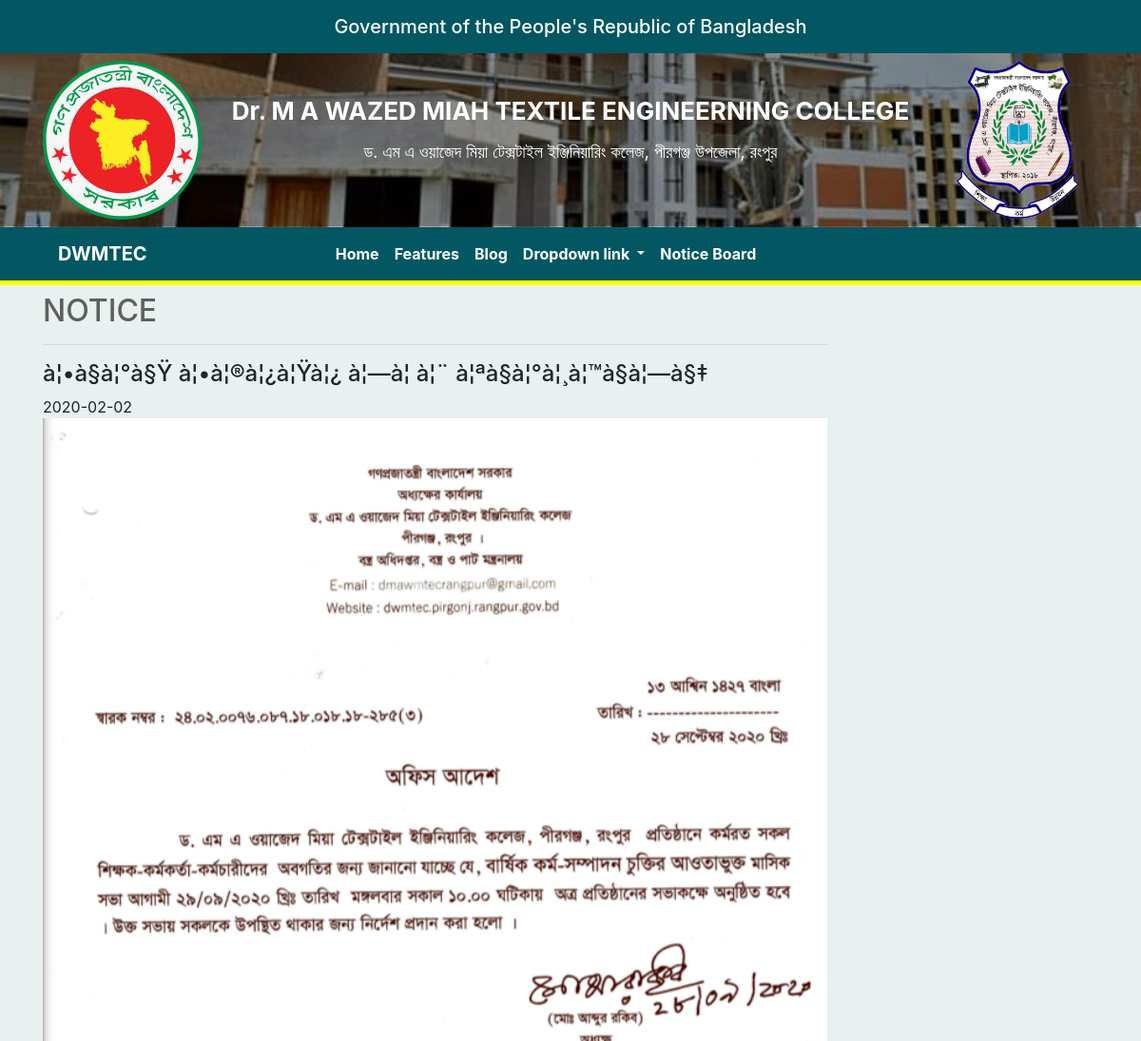
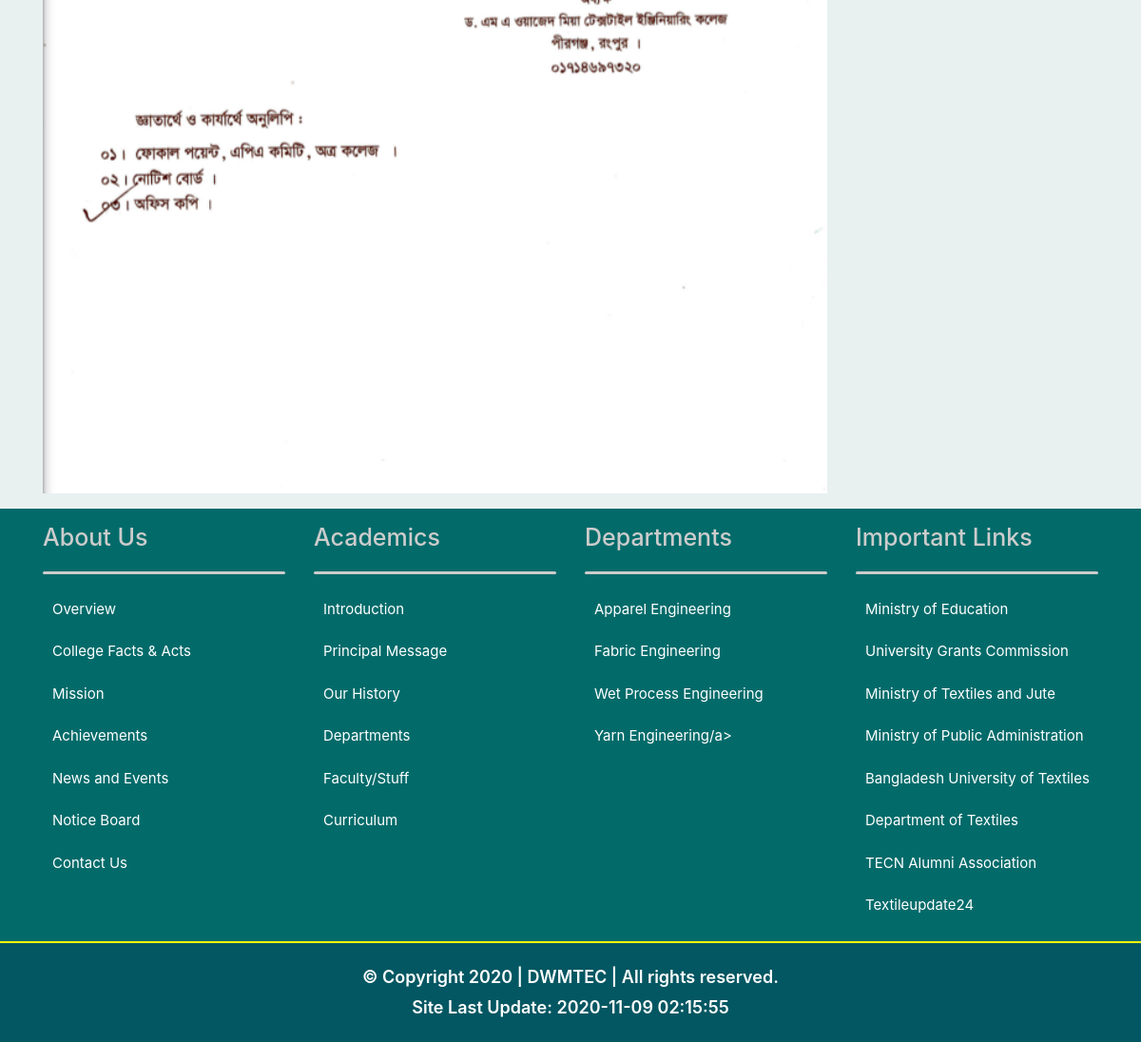
The app's page /notice/single_notice.php?id=41 with its own data (2 pictures, top to bottom).
### tables this page shows
CREATE TABLE IF NOT EXISTS `dwmtec_notice` (
  `id` int(11) NOT NULL AUTO_INCREMENT,
  `title` text NOT NULL,
  `image` varchar(255) NOT NULL,
  `date` date NOT NULL,
  PRIMARY KEY (`id`)
);

### notice/single_notice.php (the view, shortened to what this page needs)
<?php
$id =$_GET['id'];
$con = connectDB();
$sql    = "SELECT * FROM dwmtec_notice WHERE id = '$id'";
$result = mysqli_query($con,$sql);
$data   =mysqli_fetch_assoc($result);
?>
<?php include('../include/header.php'); ?>
<div class="container">
	<div class="row clearfix">
		<div class="col-md-9 mb-3 mt-2">
			<h2 style=" color:#5f5f5f; margin-bottom: 0px;">NOTICE</h2> <hr>
			<h4><?php echo $data['title']; ?></h4>
			<span><?php echo $data['date']; ?></span><br>
			<img src="../admin/<?php echo $data['image']; ?>" width="100%;" alt="">
		</div>
	</div>
</div>
<?php include("../include/footer.php") ?>

### css/style.css (style rules this page uses)
body { background:#03596217; }

### records on screen
dwmtec_notice: title "à¦•à§à¦°à§Ÿ à¦•à¦®à¦¿à¦Ÿà¦¿ à¦—à¦ à¦¨ à¦ªà§à¦°à¦¸à¦™à§à¦—à§‡", date "2020-02-02", image (picture)
